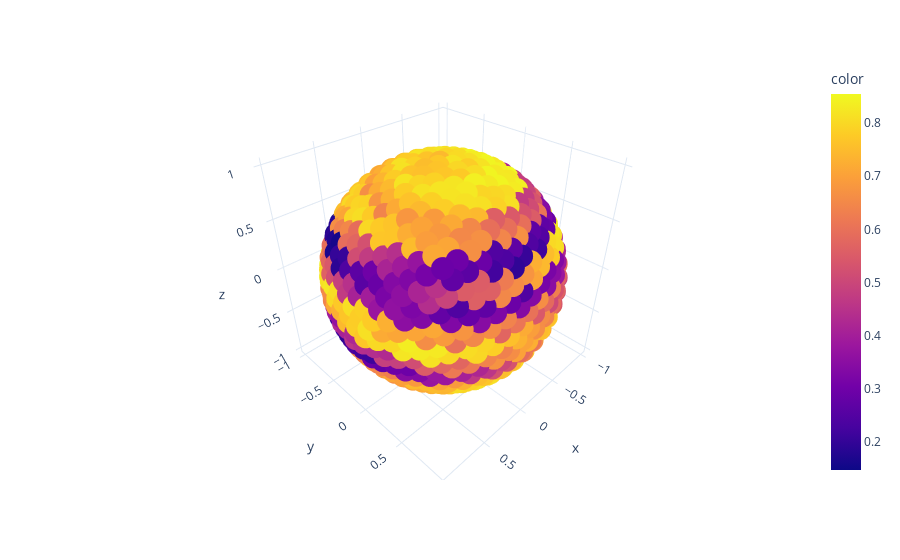

The notebook cell saved with this chart:
### Code cell
#FIDELITY OF FIRST COPY
# Make data.
thetas=data_sheet["θ"]
phis=data_sheet["ϕ"]
x, y, z = np.cos(phis) * np.sin(thetas), np.sin(phis) * np.sin(thetas), np.cos(thetas);

# Plot the surface. F_measured/F_theory
df = px.data.iris()
fig = px.scatter_3d(df, x, y, z, color=data_sheet.prob_0, template="plotly_white")

fig.show()
print("Number of points: ", len(x))
print("Average fidelity: ", np.average(data_sheet.prob_0))
print("Standard deviation: ", np.std(data_sheet.prob_0))

### Figure 1 — Plotly figure (JSON) as saved in the notebook; plotly's stock layout.template omitted (floating-point values rounded to 4 significant figures; data arrays with more than 128 entries replaced by an {"elided": "..."} marker saying what was removed)
{"data": [{"hovertemplate": "x=%{x}<br>y=%{y}<br>z=%{z}<br>color=%{marker.color}<extra></extra>", "legendgroup": "", "marker": {"color": {"elided": "1000 float values"}, "coloraxis": "coloraxis", "symbol": "circle"}, "mode": "markers", "name": "", "scene": "scene", "showlegend": false, "type": "scatter3d", "x": {"elided": "1000 float values"}, "y": {"elided": "1000 float values"}, "z": {"elided": "1000 float values"}}], "layout": {"coloraxis": {"colorbar": {"title": {"text": "color"}}, "colorscale": [[0, "#0d0887"], [0.1111, "#46039f"], [0.2222, "#7201a8"], [0.3333, "#9c179e"], [0.4444, "#bd3786"], [0.5556, "#d8576b"], [0.6667, "#ed7953"], [0.7778, "#fb9f3a"], [0.8889, "#fdca26"], [1, "#f0f921"]]}, "legend": {"tracegroupgap": 0}, "margin": {"t": 60}, "scene": {"domain": {"x": [0, 1], "y": [0, 1]}, "xaxis": {"title": {"text": "x"}}, "yaxis": {"title": {"text": "y"}}, "zaxis": {"title": {"text": "z"}}}}}
